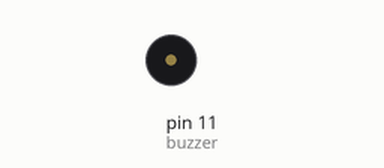
A sketch run on a simulated Arduino Uno, built with avr-gcc and run on an emulated ATmega328P. Parts: buzzer (waves = sounding).

Above: at 0.35 s.
At 7.6 s:
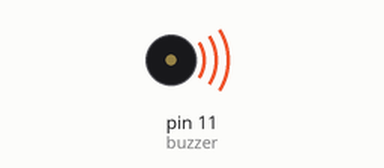
Timing chart, 0 to 8.1 s (numbered marks = the images above):
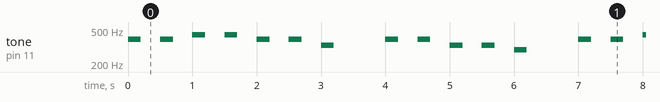

Measured:
- by itself, tone on pin 11 (buzzer): plays 392 Hz for 0.20 s, 392 Hz for 0.20 s, 440 Hz for 0.20 s, 440 Hz for 0.20 s, 392 Hz for 0.20 s, 392 Hz for 0.20 s … (223 notes in this stretch)

The sketch:

BUZZ.ino
```cpp
int buzzer = 11;

int scales[] = {262,294,330,349,392,440,494,523};

enum{
 _C1 = 0,//도
 _D1,//레
 _E1,//미
 _F1,//파
 _G1,//솔
 _A1,//라
 _B1,//시
 _C2,//도
 _NONE,
};

unsigned char melody[] = {
_G1,_G1,_A1,_A1,_G1,_G1,_E1,_NONE,_G1,_G1,_E1,_E1,_D1,_NONE,
_G1,_G1,_A1,_A1,_G1,_G1,_E1,_NONE,_G1,_E1,_D1,_E1,_C1,_NONE
};

int index = 0;

void setup() {
  pinMode(buzzer,OUTPUT);
}

void loop() {

  if(melody[index] != _NONE)
  {
    tone(buzzer,scales[melody[index]],200);
  }
  index++;
  index %= sizeof(melody);
  delay(500);
}
```
